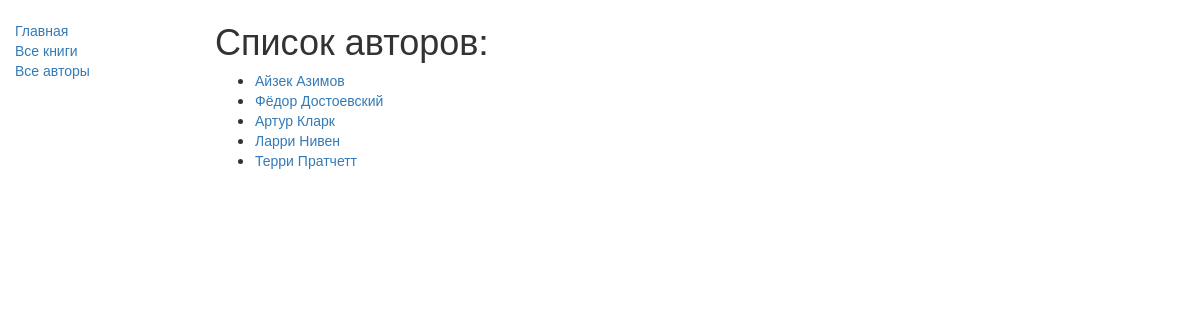
Screenshot of /catalog/authors/ with the database file from the repository.
### catalog/models.py (models this page shows, shortened)
class Author(models.Model):
    first_name = models.CharField(max_length=100)
    last_name = models.CharField(max_length=100)
    date_of_birth = models.DateField(null=True, blank=True)
    date_of_death = models.DateField('died', null=True, blank=True)
    class Meta:
        ordering = ["last_name"]
    def get_absolute_url(self):
        return reverse('author-detail', args=[str(self.id)])

### catalog/views.py (the view)
class AuthorListView(generic.ListView):
    model = Author
    paginate_by = 10

### catalog/templates/catalog/author_list.html
{% extends "base_generic.html" %}
{% block content %}
    <h1>Список авторов:</h1>
    {% if author_list %}
    <ul>
        {% for author in author_list %}
        <li>
            <a href="{{author.get_absolute_url}}">{{author.first_name}} {{author.last_name}}</a>
        </li>
        {% endfor %}
    </ul>
    {% else %}
        <p>В библиотеке нет записей об авторах.</p>
    {% endif %}
{% endblock %}

### rows the page displays
Author: first_name "Айзек", last_name "Азимов"
Author: first_name "Фёдор", last_name "Достоевский"
Author: first_name "Артур", last_name "Кларк"
Author: first_name "Ларри", last_name "Нивен"
Author: first_name "Терри", last_name "Пратчетт"
